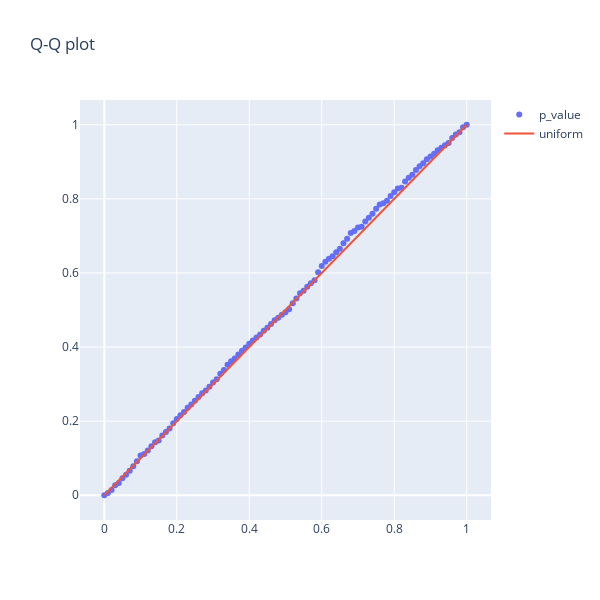

The notebook cell this image was saved under:
### Markdown cell above
График корректности обычной конверсии

### Code cell
probs = []
x = [0.01 * i for i in range(101)]
for i in range(101):
    alpha_step = 0.01 * i
    probs.append(p_val[p_val < alpha_step].shape[0] / p_val.shape[0])

fig = go.Figure([go.Scatter(x=x, y=probs, mode="markers", name = "p_value"),
                 go.Scatter(x=x,y=x, mode="lines",name="uniform")])
fig.update_layout(height=600, width=600, title="Q-Q plot")
